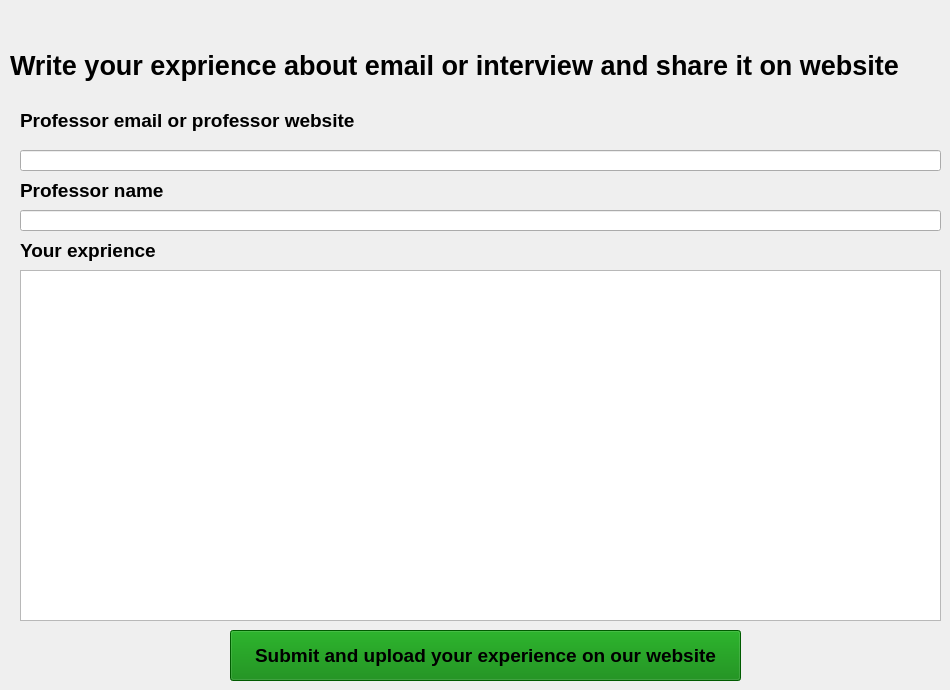
        <widget class="QWidget" name="page_write_your_exprience">
         <widget class="QLabel" name="label_9">
          <property name="geometry">
           <rect>
            <x>10</x>
            <y>20</y>
            <width>901</width>
            <height>91</height>
           </rect>
          </property>
          <property name="font">
           <font>
            <pointsize>20</pointsize>
            <bold>true</bold>
           </font>
          </property>
          <property name="text">
           <string>Write your exprience about email or interview and share it on website</string>
          </property>
         </widget>
         <widget class="QLabel" name="label_42">
          <property name="geometry">
           <rect>
            <x>20</x>
            <y>100</y>
            <width>601</width>
            <height>41</height>
           </rect>
          </property>
          <property name="font">
           <font>
            <pointsize>14</pointsize>
            <bold>true</bold>
           </font>
          </property>
          <property name="text">
           <string>Professor email or professor website</string>
          </property>
         </widget>
         <widget class="QLabel" name="label_43">
          <property name="geometry">
           <rect>
            <x>20</x>
            <y>180</y>
            <width>601</width>
            <height>21</height>
           </rect>
          </property>
          <property name="font">
           <font>
            <pointsize>14</pointsize>
            <bold>true</bold>
           </font>
          </property>
          <property name="text">
           <string>Professor name</string>
          </property>
         </widget>
         <widget class="QLineEdit" name="lineEdit_19">
          <property name="geometry">
           <rect>
            <x>20</x>
            <y>150</y>
            <width>921</width>
            <height>21</height>
           </rect>
          </property>
         </widget>
         <widget class="QLineEdit" name="lineEdit_20">
          <property name="geometry">
           <rect>
            <x>20</x>
            <y>210</y>
            <width>921</width>
            <height>21</height>
           </rect>
          </property>
         </widget>
         <widget class="QLabel" name="label_44">
          <property name="geometry">
           <rect>
            <x>20</x>
            <y>240</y>
            <width>601</width>
            <height>21</height>
           </rect>
          </property>
          <property name="font">
           <font>
            <pointsize>14</pointsize>
            <bold>true</bold>
           </font>
          </property>
          <property name="text">
           <string>Your exprience</string>
          </property>
         </widget>
         <widget class="QPlainTextEdit" name="plainTextEdit">
          <property name="geometry">
           <rect>
            <x>20</x>
            <y>270</y>
            <width>921</width>
            <height>351</height>
           </rect>
          </property>
         </widget>
         <widget class="QPushButton" name="pushButton_3">
          <property name="geometry">
           <rect>
            <x>230</x>
            <y>630</y>
            <width>511</width>
            <height>51</height>
           </rect>
          </property>
          <property name="font">
           <font>
            <pointsize>14</pointsize>
            <bold>true</bold>
           </font>
          </property>
          <property name="styleSheet">
           <string notr="true">background-color:green</string>
          </property>
          <property name="text">
           <string>Submit and upload your experience on our website</string>
          </property>
         </widget>
        </widget>
